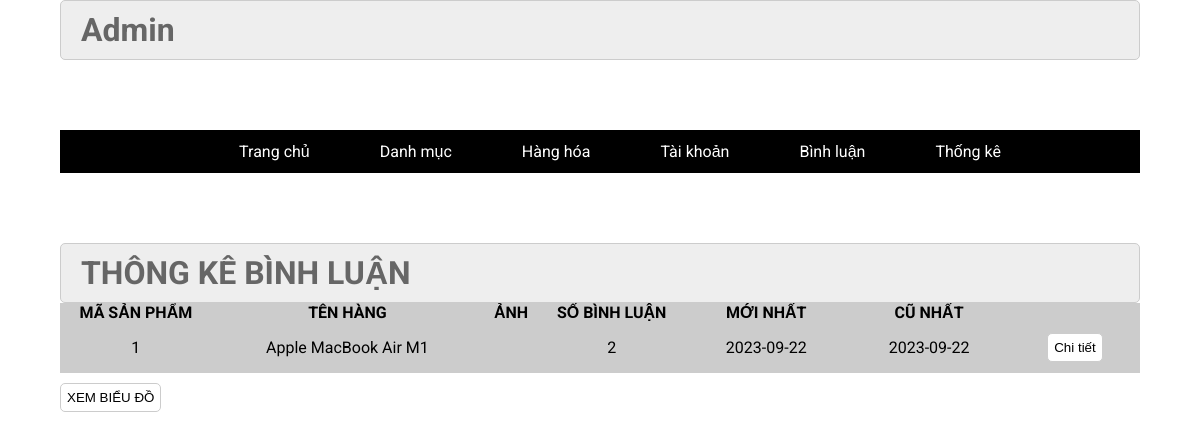
The app's page /admin/index.php?act=thong_ke_binh_luan, older data.
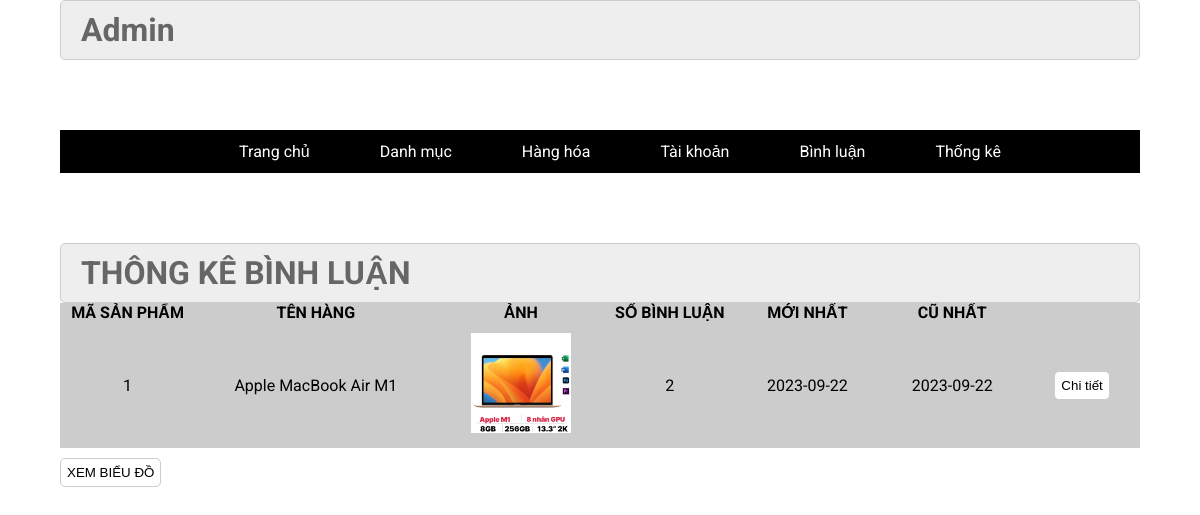
The same page, newer data.
### tables this page shows
CREATE TABLE `sanpham` (
  `id` int(11) NOT NULL,
  `name` varchar(255) NOT NULL,
  `price` double(10,2) NOT NULL DEFAULT 0.00,
  `img` varchar(255) NOT NULL,
  `mota` text NOT NULL,
  `luotxem` int(11) NOT NULL DEFAULT 0,
  `iddm` int(11) NOT NULL
);

### model/pdo.php (called while the page is built, shortened)
<?php
function pdo_get_connection(){
    $servername = "localhost";
    $username = "root";
    $password = "";
    try {
        $conn = new PDO("mysql:host=$servername;dbname=duanmau", $username, $password);
        $conn->setAttribute(PDO::ATTR_ERRMODE, PDO::ERRMODE_EXCEPTION);
        return $conn;
    } catch(PDOException $e) {
        echo "Connection failed: " . $e->getMessage();
    }
}
function pdo_query($sql){
    $sql_args=array_slice(func_get_args(),1);
    try{
        $conn=pdo_get_connection();
        $stmt=$conn->prepare($sql);
        $stmt->execute($sql_args);
        $rows=$stmt->fetchAll();
        return $rows;
    }
    catch(PDOException $e){
        throw $e;
    }
    finally{
        unset($conn);
    }
}
?>

### model/binh_luan.php (called while the page is built, shortened)
<?php
function thong_ke_binh_luan(){
    $sql="SELECT sanpham.id, sanpham.img, sanpham.name, COUNT(*) sl_binhluan ,
    MIN(binhluan.ngaybinhluan)cu_nhat,
    MAX(binhluan.ngaybinhluan)moi_nhat
    FROM binhluan JOIN sanpham on binhluan.idpro=sanpham.id
    GROUP BY sanpham.id, sanpham.name HAVING sl_binhluan > 0
    ORDER BY moi_nhat desc";
    $kq=pdo_query($sql);
    return $kq;
}

### global.php (called while the page is built)
<?php
$img_path="img/";

### admin/binhluan/thong_ke_binh_luan.php (the view)
<div class="row2">
    <div class="row2 font_title">
        <h1>THÔNG KÊ BÌNH LUẬN</h1>
    </div>
    <div class="row2 form_content ">
        <form action="#" method="POST">
            <div class="row2 mb10 formds_loai">
                <table>
                    <tr>
                        <th>MÃ SẢN PHẨM</th>
                        <th>TÊN HÀNG</th>
                        <th>ẢNH</th>
                        <th>SỐ BÌNH LUẬN</th>
                        <th>MỚI NHẤT</th>
                        <th>CŨ NHẤT</th>
                        <th></th>
                    </tr>
                    <?php foreach ($thong_ke_binh_luan as $values) : extract($values)?>
                        <tr>
                            <td><?=$id ?></td>
                            <td><?= $name ?></td>
                            <td><img src="../<?=$img_path. $img ?>" width="100px" alt=""></td>
                            <td><?= $sl_binhluan ?></td>
                            <td><?= $moi_nhat ?></td>
                            <td><?= $cu_nhat ?></td>
                            <td><a href="index.php?act=chi_tiet_binh_luan&id_sp=<?= $id ?>" ><input type="button" value="Chi tiết"></a>
                            </td>
                        </tr>
                    <?php endforeach ?>
                </table>
            </div>
            <div class="row mb10 ">
                <a href="index.php?act=bieu_do_binh_luan"> <input class="mr20" type="button" value="XEM BIỂU ĐỒ"></a>
            </div>
        </form>
    </div>
</div>

Row changes from the older to the newer data that the page shows:
changed sanpham "Apple MacBook Air M1": img: picture added
